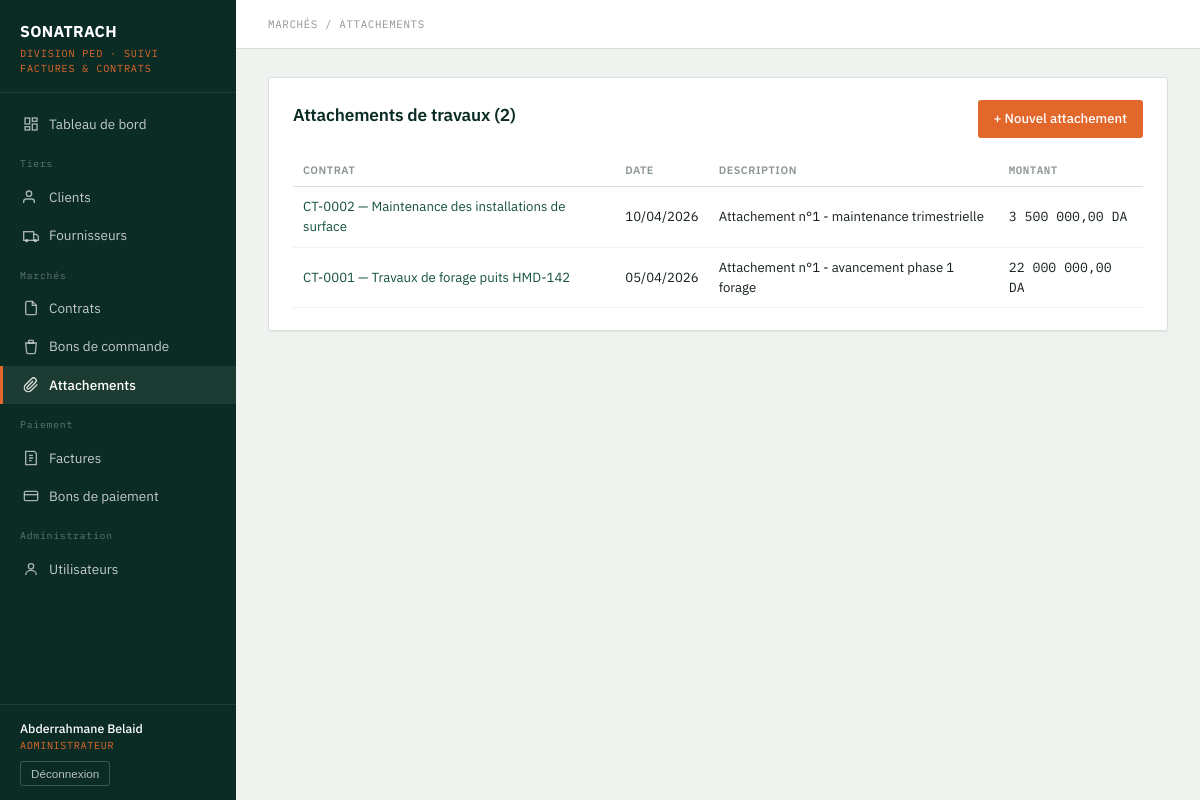
The page /attachements/list.php (signed in) on the database its author committed.
### tables this page shows
CREATE TABLE attachements (
    id_attachement INT AUTO_INCREMENT PRIMARY KEY,
    num_contrat    INT NOT NULL,
    date_att       DATE,
    montant_att    DECIMAL(15,2),
    description    TEXT,
    FOREIGN KEY (num_contrat) REFERENCES contrats(num_contrat)
);

CREATE TABLE contrats (
    num_contrat    INT AUTO_INCREMENT PRIMARY KEY,
    objet_contrat  VARCHAR(255) NOT NULL,
    date_signature DATE,
    montant_ht     DECIMAL(15,2),
    id_four        INT NOT NULL,
    date_creation  DATETIME DEFAULT CURRENT_TIMESTAMP,
    FOREIGN KEY (id_four) REFERENCES fournisseurs(id_four)
);

### includes/auth.php (called while the page is built, shortened)
<?php
function current_user() {
    return [
        'id'      => $_SESSION['user_id'] ?? null,
        'nom'     => $_SESSION['nom'] ?? '',
        'prenom'  => $_SESSION['prenom'] ?? '',
        'role'    => $_SESSION['role'] ?? '',
        'id_four' => $_SESSION['id_four'] ?? null,
    ];
}
function base_url($path = '') {
    $root = rtrim(dirname($_SERVER['SCRIPT_NAME']), '/\\');
    $subfolders = ['/clients', '/fournisseurs', '/contrats', '/bons_commande', '/attachements', '/factures', '/bons_paiement', '/dashboard', '/admin', '/espace_fournisseur'];
    foreach ($subfolders as $sub) {
        if (substr($root, -strlen($sub)) === $sub) {
            $root = substr($root, 0, -strlen($sub));
            break;
        }
    }
    return ($root === '' ? '' : $root) . '/' . ltrim($path, '/');
}
function e($str) {
    return htmlspecialchars($str ?? '', ENT_QUOTES, 'UTF-8');
}
function fmt_montant($montant) {
    return number_format((float)$montant, 2, ',', ' ') . ' DA';
}
function fmt_date($date) {
    $d = DateTime::createFromFormat('Y-m-d', $date) ?: new DateTime($date);
    return $d->format('d/m/Y');
}

### attachements/list.php (the view, shortened to what this page needs)
<?php
require_once __DIR__ . '/../includes/auth.php';
$attachements = $pdo->query("
    SELECT a.*, c.objet_contrat, c.num_contrat
    FROM attachements a
    JOIN contrats c ON c.num_contrat = a.num_contrat
    ORDER BY a.date_att DESC
")->fetchAll();
include __DIR__ . '/../includes/header.php';
?>
<div class="card">
    <div class="card-head">
        <h2>Attachements de travaux (<?= count($attachements) ?>)</h2>
        <?php if (in_array($user['role'], ['admin','ordonnateur'])): ?>
        <a href="add.php" class="btn flame">+ Nouvel attachement</a>
        <?php endif; ?>
    </div>
    <?php if (empty($attachements)): ?>
        <div class="empty-state">Aucun attachement enregistré.</div>
    <?php else: ?>
    <table>
        <thead><tr><th>Contrat</th><th>Date</th><th>Description</th><th class="num">Montant</th></tr></thead>
        <tbody>
        <?php foreach ($attachements as $a): ?>
            <tr>
                <td><a href="<?= base_url('contrats/view.php?id=' . $a['num_contrat']) ?>">CT-<?= str_pad($a['num_contrat'], 4, '0', STR_PAD_LEFT) ?> — <?= e($a['objet_contrat']) ?></a></td>
                <td><?= fmt_date($a['date_att']) ?></td>
                <td><?= e($a['description']) ?></td>
                <td class="num"><?= fmt_montant($a['montant_att']) ?></td>
            </tr>
        <?php endforeach; ?>
        </tbody>
    </table>
    <?php endif; ?>
</div>
<?php include __DIR__ . '/../includes/footer.php'; ?>

### assets/css/style.css (style rules this page uses)
:root { --petrol-900: #0B2C24; --petrol-800: #0F3D32; --petrol-700: #15503F; --petrol-600: #1C6650; --flame-500: #E2672B; --flame-600: #C7541F; --sand-100: #EFF2EE; --sand-50: #F7F8F5; --white: #FFFFFF; --ink-900: #16211C; --ink-600: #4C5A53; --ink-400: #8C978F; --border: #D9E0DA; --status-neutre-bg: #ECEEEA; --status-neutre-fg: #4C5A53; --status-attente-bg: #FCEFDD; --status-attente-fg: #9A5B10; --status-progres-bg: #E3F0EA; --status-progres-fg: #1C6650; --status-alerte-bg: #FBE7E3; --status-alerte-fg: #B23A22; --status-succes-bg: #E1F1E6; --status-succes-fg: #1E7A44; --radius: 3px; --shadow-card: 0 1px 2px rgba(11, 44, 36, 0.06); }
* { box-sizing: border-box; }
html, body { margin: 0; padding: 0; background: var(--sand-100); color: var(--ink-900); font-family: 'IBM Plex Sans', -apple-system, sans-serif; font-size: 15px; line-height: 1.5; }
a { color: var(--petrol-700); text-decoration: none; }
h1, h2, h3 { font-weight: 600; color: var(--petrol-900); margin: 0 0 .5em; letter-spacing: -0.01em; }
h2 { font-size: 1.15rem; }
.card { background: var(--white); border: 1px solid var(--border); border-radius: var(--radius); box-shadow: var(--shadow-card); padding: 22px 24px; margin-bottom: 20px; }
.card-head { display: flex; align-items: center; justify-content: space-between; margin-bottom: 16px; }
table { width: 100%; border-collapse: collapse; }
th { text-align: left; font-size: 0.72rem; text-transform: uppercase; letter-spacing: 0.05em; color: var(--ink-400); font-weight: 600; padding: 8px 10px; border-bottom: 1px solid var(--border); }
td { padding: 10px 10px; border-bottom: 1px solid var(--sand-100); font-size: 0.88rem; vertical-align: middle; }
td.num, th.num { font-family: 'IBM Plex Mono', monospace; }
.btn { display: inline-flex; align-items: center; gap: 6px; background: var(--petrol-800); color: var(--white); border: none; padding: 9px 16px; border-radius: var(--radius); font-size: 0.88rem; font-weight: 500; cursor: pointer; font-family: inherit; }
.btn.flame { background: var(--flame-500); }

### rows shown on the page
attachements: num_contrat.num_contrat "0002", num_contrat.objet_contrat "Maintenance des installations de surface", date_att "10/04/2026", description "Attachement n°1 - maintenance trimestrielle", montant_att "3 500 000,00 DA"
attachements: num_contrat.num_contrat "0001", num_contrat.objet_contrat "Travaux de forage puits HMD-142", date_att "05/04/2026", description "Attachement n°1 - avancement phase 1 forage", montant_att "22 000 000,00 DA"

### other values the page prints
$user['prenom'] . ' ' . $user['nom'] "Abderrahmane Belaid"
role_label($user['role']) "ADMINISTRATEUR"
$page_crumb "MARCHÉS / ATTACHEMENTS"
count($attachements) "2"
